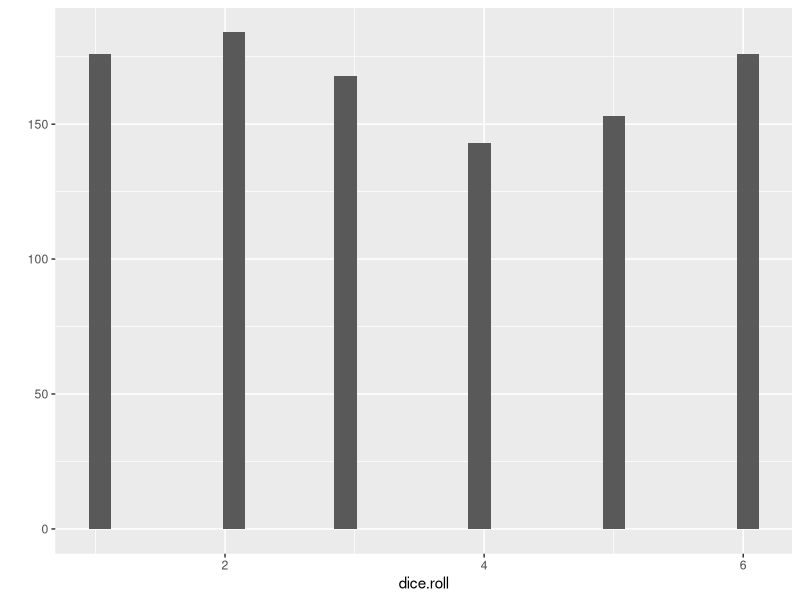
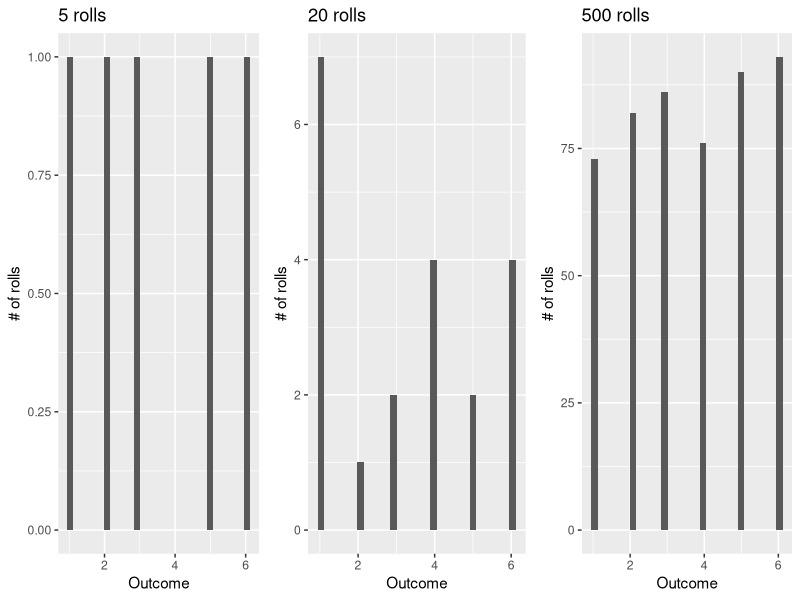

Recreate these plots in R, in order.
## ---- chunk 1
outcomes <- c(1:6)
outcomes
## ---- chunk 2
p.outcomes <- rep(1/6, 6)
p.outcomes
## ---- chunk 3
sample(outcomes, size = 1, prob = p.outcomes)
## ---- chunk 4
dice.roll <- sample(outcomes, size = 1, prob = p.outcomes)
dice.roll
## ---- chunk 5
dice.roll <- sample(outcomes, size = 10, prob = p.outcomes, replace = TRUE)
dice.roll
## ---- chunk 6
dice.roll <- sample(outcomes, size = 1000, prob = p.outcomes, replace = TRUE)
mean(dice.roll)
## ---- chunk 7
library(ggplot2)
qplot(dice.roll, geom = "histogram")
## ---- chunk 8
sim.1 <- sample(outcomes, size = 5, prob = p.outcomes, replace = TRUE)
sim.2 <- sample(outcomes, size = 20, prob = p.outcomes, replace = TRUE)
sim.3 <- sample(outcomes, size = 500, prob = p.outcomes, replace = TRUE)

p.1 <- qplot(sim.1, geom = "histogram", main = "5 rolls",
             xlab = "Outcome", ylab = "# of rolls")
p.2 <- qplot(sim.2, geom = "histogram", main = "20 rolls",
             xlab = "Outcome", ylab = "# of rolls")
p.3 <- qplot(sim.3, geom = "histogram", main = "500 rolls",
             xlab = "Outcome", ylab = "# of rolls")

library(gridExtra)
grid.arrange(p.1, p.2, p.3, ncol = 3)
